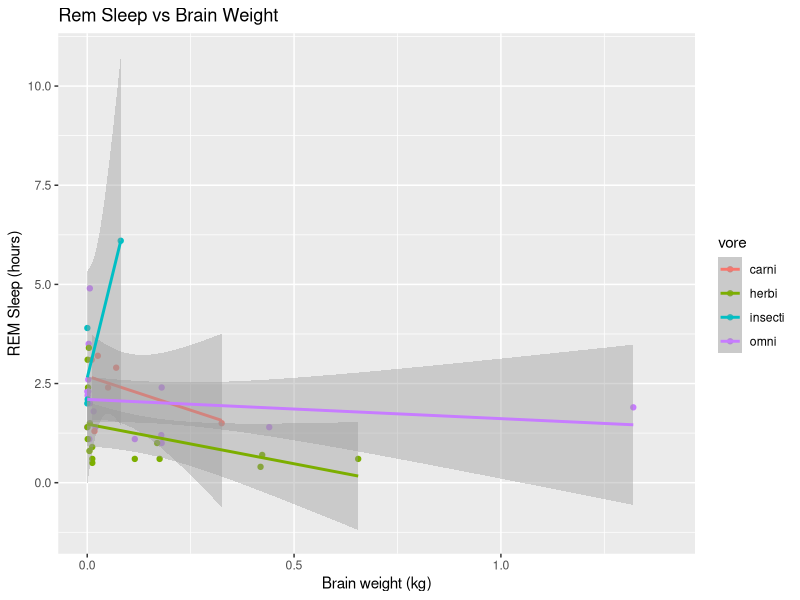
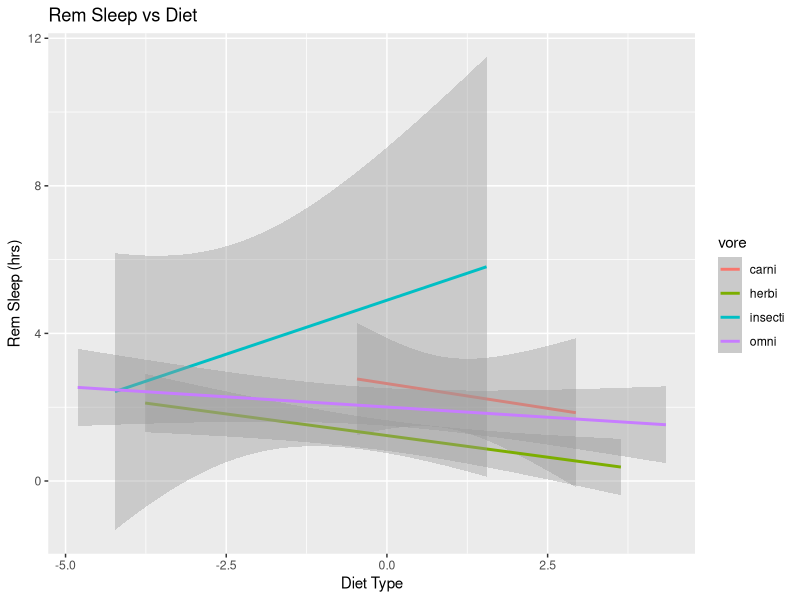
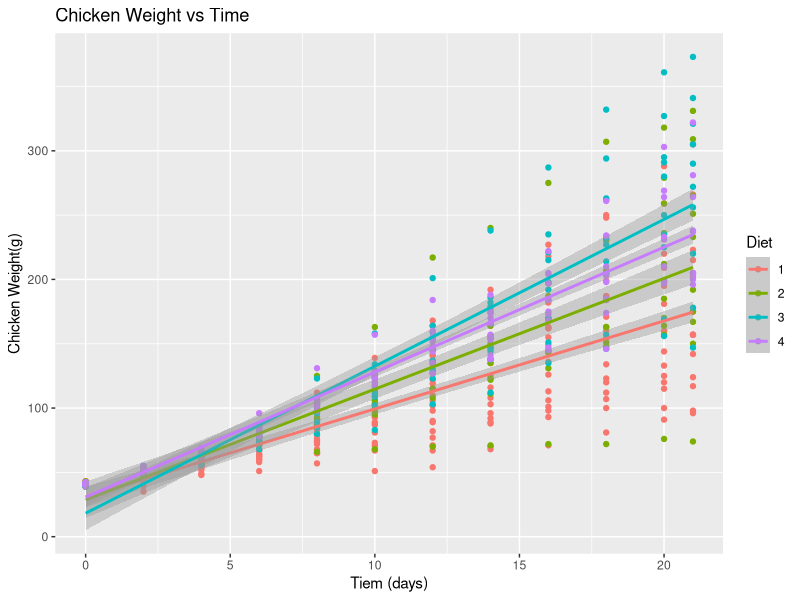

Generate these figures, in order, with R:
## ---- chunk 1
knitr::opts_chunk$set(echo = TRUE, eval = TRUE, fig.align = "center", warning = F, message = F, R.options=list(max.print=100))

# Edit the file starting below

library(tidyverse)
## ---- chunk 2
library(ggplot2)
# Fit a multiple linear regression model with both predictors
fit <- lm(sleep_rem ~ brainwt + vore + brainwt*vore, data = msleep)
mySleep <- msleep
summary(fit)

## ---- chunk 3
yInsectivore <- 2.68511 - 3.42607 - 0.04121 + 46.01707 # if animal is an insectivore
yHerbivore <- 2.68511 - 3.42607 - 1.20881 + 1.42876 # if animal isa herbivore
yCarnivore <- 2.68511 - 3.42607  # if animal is a carnivore
yOmnivore <- 2.68511 - 3.42607 - 0.58505 + 2.94134
diffInsectiOmni <- yInsectivore - yOmnivore
diffInsectiCarni <- yInsectivore - yCarnivore
diffInsectiHerbi <- yInsectivore - yHerbivore
## ---- chunk 4
mySleep$brainwt <- mySleep$brainwt - mean(mySleep$brainwt,na.rm = TRUE)
fit <- lm(sleep_rem ~ brainwt + vore + brainwt*vore, data = mySleep)
summary(fit)

## ---- chunk 5
mySleep <- msleep
mySleep <- mySleep[!is.na(mySleep$vore),]
ggplot(mySleep,aes(y=sleep_rem,x=brainwt,color=vore)) + 
  geom_point() + xlim(0,1.4) + geom_smooth(method = "lm") + xlab("Brain weight (kg)") + ylab("REM Sleep (hours)") + ggtitle("Rem Sleep vs Brain Weight")
print(mean(mySleep$brainwt,na.rm = TRUE))
## ---- chunk 6
mySleep <- msleep
mySleep$brainwt <- log(mySleep$brainwt)
mySleep$brainwt <- mySleep$brainwt - mean(mySleep$brainwt,na.rm = TRUE)
fit <- lm(sleep_rem ~ brainwt + vore + brainwt*vore, data = mySleep)
summary(fit)

## ---- chunk 7
mySleep <- msleep
mySleep$brainwt <- log(mySleep$brainwt)
mySleep$brainwt <- mySleep$brainwt - mean(mySleep$brainwt,na.rm = TRUE)
mySleep %>% drop_na(vore) %>% ggplot(aes(brainwt,sleep_rem))+ geom_smooth(aes(col=vore),method="lm") + ggtitle("Rem Sleep vs Diet") + xlab("Diet Type") + ylab("Rem Sleep (hrs)")
## ---- chunk 8
ggplot(data=ChickWeight,aes(x=`Time`,y=`weight`,color = Diet)) + geom_point(size=1.5)+ggtitle("Chicken Weight vs Time") + labs(y="Chicken Weight(g)",x="Tiem (days)") + geom_smooth(method = "lm",aes(color = Diet)) 
## ---- chunk 9
fit <- lm(weight ~ Time + Diet + Time*Diet, data = ChickWeight)
summary(fit)
## ---- chunk 10
# your code goes here (make sure to add comments) 
## ---- chunk 11
# your code goes here (make sure to add comments)
## ---- chunk 12
# your code goes here (make sure to add comments)
## ---- chunk 13
## DO NOT DELETE THIS BLOCK!
Sys.info()
